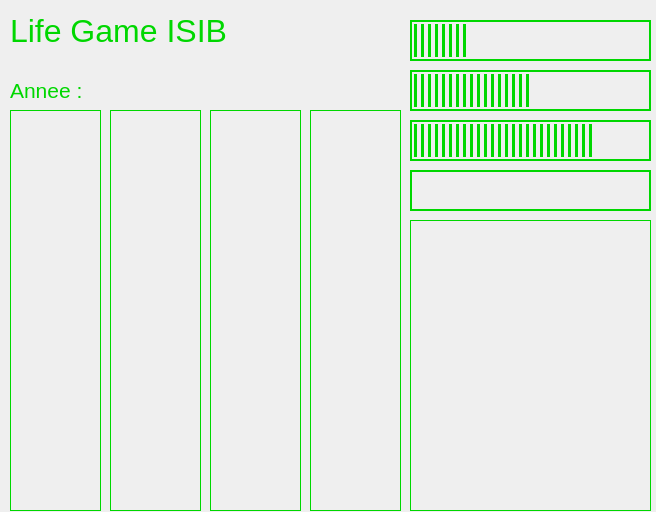
<?xml version="1.0" encoding="UTF-8"?>
<ui version="4.0">
 <class>MainWindowLifeGame</class>
 <widget class="QMainWindow" name="MainWindowLifeGame">
  <property name="geometry">
   <rect>
    <x>0</x>
    <y>0</y>
    <width>656</width>
    <height>512</height>
   </rect>
  </property>
  <property name="windowTitle">
   <string>MainWindowLifeGame</string>
  </property>
  <property name="autoFillBackground">
   <bool>false</bool>
  </property>
  <property name="styleSheet">
   <string notr="true">QWidget#centralWidget{border-image: url(:/data/bg.png) 0 0 0 0 stretch stretch;}</string>
  </property>
  <widget class="QWidget" name="centralWidget">
   <property name="autoFillBackground">
    <bool>false</bool>
   </property>
   <widget class="QLabel" name="label">
    <property name="geometry">
     <rect>
      <x>10</x>
      <y>10</y>
      <width>331</width>
      <height>41</height>
     </rect>
    </property>
    <property name="font">
     <font>
      <family>Segoe UI</family>
      <pointsize>24</pointsize>
      <weight>50</weight>
      <italic>false</italic>
      <bold>false</bold>
     </font>
    </property>
    <property name="autoFillBackground">
     <bool>false</bool>
    </property>
    <property name="styleSheet">
     <string notr="true">color: rgb(0, 215, 0);</string>
    </property>
    <property name="text">
     <string>Life Game ISIB</string>
    </property>
    <property name="scaledContents">
     <bool>false</bool>
    </property>
   </widget>
   <widget class="QLabel" name="labelYear">
    <property name="geometry">
     <rect>
      <x>10</x>
      <y>70</y>
      <width>301</width>
      <height>41</height>
     </rect>
    </property>
    <property name="font">
     <font>
      <pointsize>16</pointsize>
     </font>
    </property>
    <property name="styleSheet">
     <string notr="true">color: rgb(0, 215, 0);</string>
    </property>
    <property name="text">
     <string>Annee :</string>
    </property>
   </widget>
   <widget class="QProgressBar" name="progressBarTree">
    <property name="geometry">
     <rect>
      <x>410</x>
      <y>20</y>
      <width>241</width>
      <height>41</height>
     </rect>
    </property>
    <property name="styleSheet">
     <string notr="true">QProgressBar
{
	 border: 2px solid #00d700;

    text-align: center;
		background-color: rgb(0, 0, 0,0);
	color: rgb(0, 0, 0);
	
}
QProgressBar::chunk
{
    background-color: #00d700;
    width:3px;
    margin: 1.5px;
}</string>
    </property>
    <property name="value">
     <number>24</number>
    </property>
    <property name="textVisible">
     <bool>false</bool>
    </property>
   </widget>
   <widget class="QProgressBar" name="progressBarHerbi">
    <property name="geometry">
     <rect>
      <x>410</x>
      <y>70</y>
      <width>241</width>
      <height>41</height>
     </rect>
    </property>
    <property name="styleSheet">
     <string notr="true">QProgressBar
{
	 border: 2px solid #00d700;

    text-align: center;
		background-color: rgb(0, 0, 0,0);
	color: rgb(0, 0, 0);
	
}
QProgressBar::chunk
{
    background-color: #00d700;
    width:3px;
    margin:1.5px;
}</string>
    </property>
    <property name="value">
     <number>50</number>
    </property>
    <property name="textVisible">
     <bool>false</bool>
    </property>
   </widget>
   <widget class="QProgressBar" name="progressBarCarni">
    <property name="geometry">
     <rect>
      <x>410</x>
      <y>120</y>
      <width>241</width>
      <height>41</height>
     </rect>
    </property>
    <property name="styleSheet">
     <string notr="true">QProgressBar
{
	 border: 2px solid #00d700;

    text-align: center;
		background-color: rgb(0, 0, 0,0);
	color: rgb(0, 0, 0);
	
}
QProgressBar::chunk
{
    background-color: #00d700;
    width:3px;
    margin: 1.5px;
}</string>
    </property>
    <property name="value">
     <number>75</number>
    </property>
    <property name="textVisible">
     <bool>false</bool>
    </property>
   </widget>
   <widget class="QLabel" name="labelDotAnim">
    <property name="geometry">
     <rect>
      <x>240</x>
      <y>10</y>
      <width>211</width>
      <height>41</height>
     </rect>
    </property>
    <property name="font">
     <font>
      <family>Segoe UI</family>
      <pointsize>24</pointsize>
      <weight>50</weight>
      <italic>false</italic>
      <bold>false</bold>
     </font>
    </property>
    <property name="autoFillBackground">
     <bool>false</bool>
    </property>
    <property name="styleSheet">
     <string notr="true">color: rgb(0, 215, 0);</string>
    </property>
    <property name="text">
     <string/>
    </property>
    <property name="scaledContents">
     <bool>false</bool>
    </property>
   </widget>
   <widget class="QProgressBar" name="progressBarInvade">
    <property name="geometry">
     <rect>
      <x>410</x>
      <y>170</y>
      <width>241</width>
      <height>41</height>
     </rect>
    </property>
    <property name="styleSheet">
     <string notr="true">QProgressBar
{
	 border: 2px solid #00d700;

    text-align: center;
		background-color: rgb(0, 0, 0,0);
	color: rgb(0, 0, 0);
	
}
QProgressBar::chunk
{
    background-color: #00d700;
    width:3px;
    margin: 1.5px;
}</string>
    </property>
    <property name="value">
     <number>0</number>
    </property>
    <property name="textVisible">
     <bool>false</bool>
    </property>
   </widget>
   <widget class="QTextEdit" name="textEditTree">
    <property name="geometry">
     <rect>
      <x>10</x>
      <y>110</y>
      <width>91</width>
      <height>401</height>
     </rect>
    </property>
    <property name="styleSheet">
     <string notr="true">color: rgb(0, 215, 0);
background-color: rgb(0, 0, 0,0);</string>
    </property>
    <property name="frameShape">
     <enum>QFrame::Box</enum>
    </property>
    <property name="frameShadow">
     <enum>QFrame::Plain</enum>
    </property>
    <property name="verticalScrollBarPolicy">
     <enum>Qt::ScrollBarAlwaysOff</enum>
    </property>
    <property name="horizontalScrollBarPolicy">
     <enum>Qt::ScrollBarAlwaysOff</enum>
    </property>
   </widget>
   <widget class="QTextEdit" name="textEditHerbi">
    <property name="geometry">
     <rect>
      <x>110</x>
      <y>110</y>
      <width>91</width>
      <height>401</height>
     </rect>
    </property>
    <property name="styleSheet">
     <string notr="true">color: rgb(0, 215, 0);
background-color: rgb(0, 0, 0,0);</string>
    </property>
    <property name="frameShape">
     <enum>QFrame::Box</enum>
    </property>
    <property name="frameShadow">
     <enum>QFrame::Plain</enum>
    </property>
    <property name="verticalScrollBarPolicy">
     <enum>Qt::ScrollBarAlwaysOff</enum>
    </property>
    <property name="horizontalScrollBarPolicy">
     <enum>Qt::ScrollBarAlwaysOff</enum>
    </property>
   </widget>
   <widget class="QTextEdit" name="textEditCarni">
    <property name="geometry">
     <rect>
      <x>210</x>
      <y>110</y>
      <width>91</width>
      <height>401</height>
     </rect>
    </property>
    <property name="styleSheet">
     <string notr="true">color: rgb(0, 215, 0);
background-color: rgb(0, 0, 0,0);</string>
    </property>
    <property name="frameShape">
     <enum>QFrame::Box</enum>
    </property>
    <property name="frameShadow">
     <enum>QFrame::Plain</enum>
    </property>
    <property name="verticalScrollBarPolicy">
     <enum>Qt::ScrollBarAlwaysOff</enum>
    </property>
    <property name="horizontalScrollBarPolicy">
     <enum>Qt::ScrollBarAlwaysOff</enum>
    </property>
   </widget>
   <widget class="QTextEdit" name="textEditBrut">
    <property name="geometry">
     <rect>
      <x>410</x>
      <y>220</y>
      <width>241</width>
      <height>291</height>
     </rect>
    </property>
    <property name="styleSheet">
     <string notr="true">color: rgb(0, 215, 0);
background-color: rgb(0, 0, 0,0);</string>
    </property>
    <property name="frameShape">
     <enum>QFrame::Box</enum>
    </property>
    <property name="frameShadow">
     <enum>QFrame::Plain</enum>
    </property>
    <property name="verticalScrollBarPolicy">
     <enum>Qt::ScrollBarAlwaysOff</enum>
    </property>
    <property name="horizontalScrollBarPolicy">
     <enum>Qt::ScrollBarAlwaysOff</enum>
    </property>
   </widget>
   <widget class="QTextEdit" name="textEditInvad">
    <property name="geometry">
     <rect>
      <x>310</x>
      <y>110</y>
      <width>91</width>
      <height>401</height>
     </rect>
    </property>
    <property name="styleSheet">
     <string notr="true">color: rgb(0, 215, 0);
background-color: rgb(0, 0, 0,0);</string>
    </property>
    <property name="frameShape">
     <enum>QFrame::Box</enum>
    </property>
    <property name="frameShadow">
     <enum>QFrame::Plain</enum>
    </property>
    <property name="verticalScrollBarPolicy">
     <enum>Qt::ScrollBarAlwaysOff</enum>
    </property>
    <property name="horizontalScrollBarPolicy">
     <enum>Qt::ScrollBarAlwaysOff</enum>
    </property>
   </widget>
  </widget>
 </widget>
 <layoutdefault spacing="6" margin="11"/>
 <resources/>
 <connections/>
</ui>
